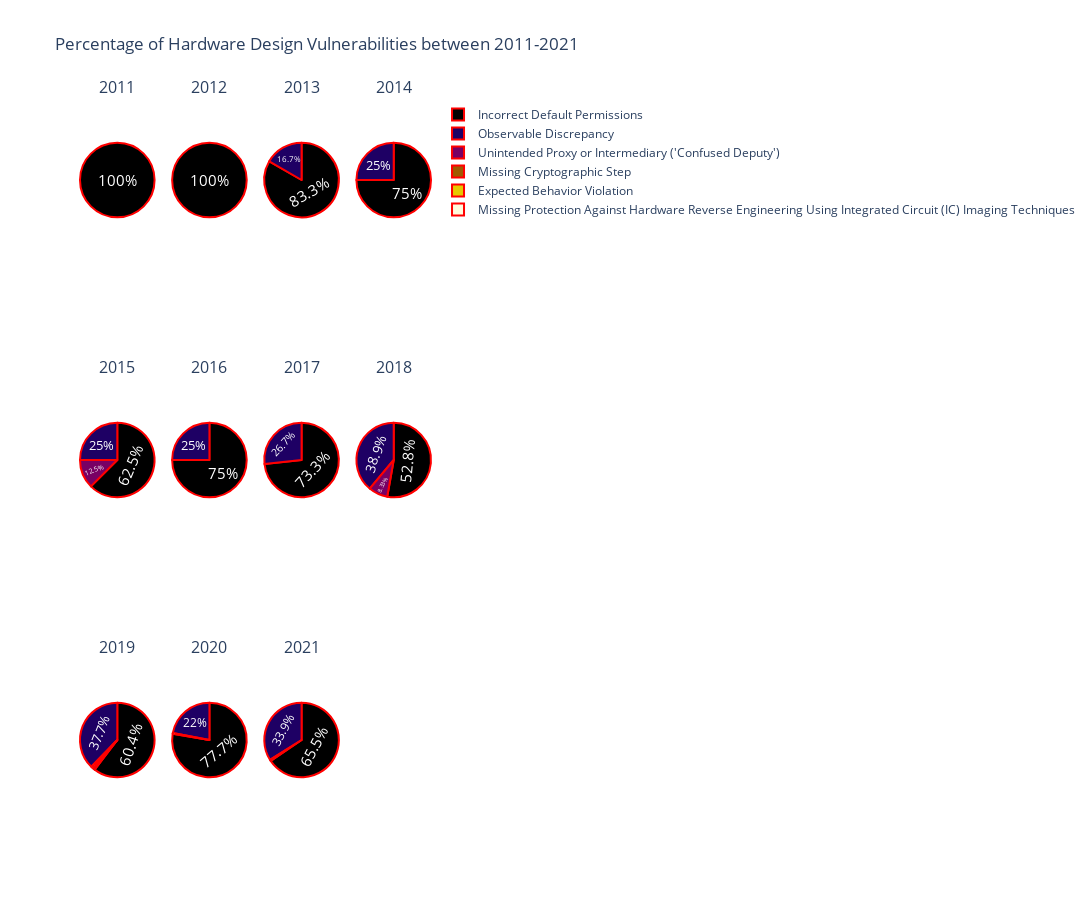

Notebook source saved alongside this figure:
### Markdown cell above
#### Following pie charts show percentage of Hardware Design Vulnerabilities according to CWE Name between 2011-2021. Especially, Incorrect default permissions are the most common type of vulnerability.

### Code cell
import plotly.graph_objects as go
from plotly.subplots import make_subplots

import plotly.express as px
fig = make_subplots(rows=3, cols=4,  subplot_titles=("2011", "2012", "2013","2014","2015","2016","2017","2018","2019","2020","2021"),
                    specs=[[{"type": "pie"}, {"type": "pie"}, {"type": "pie"}, {"type": "pie"}],[{"type": "pie"},{"type": "pie"},{"type": "pie"},{"type": "pie"}],[{"type": "pie"},{"type": "pie"},{"type": "pie"},{"type": "pie"}]])

fig.add_trace(go.Pie(labels=df2011["index"].values, values=df2011["CWE-NAME"].values,name=2011 ) ,row=1, col=1)
fig.add_trace(go.Pie(labels=df2012["index"].values, values=df2012["CWE-NAME"].values,name=2012) ,row=1, col=2)
fig.add_trace(go.Pie(labels=df2013["index"].values, values=df2013["CWE-NAME"].values,name=2013) ,row=1, col=3)
fig.add_trace(go.Pie(labels=df2014["index"].values, values=df2014["CWE-NAME"].values,name=2014) ,row=1, col=4)
fig.add_trace(go.Pie(labels=df2015["index"].values, values=df2015["CWE-NAME"].values,name=2015) ,row=2, col=1)
fig.add_trace(go.Pie(labels=df2016["index"].values, values=df2016["CWE-NAME"].values,name=2016) ,row=2, col=2)
fig.add_trace(go.Pie(labels=df2017["index"].values, values=df2017["CWE-NAME"].values,name=2017) ,row=2, col=3)
fig.add_trace(go.Pie(labels=df2018["index"].values, values=df2018["CWE-NAME"].values,name=2018) ,row=2, col=4)
fig.add_trace(go.Pie(labels=df2019["index"].values, values=df2019["CWE-NAME"].values,name=2019) ,row=3, col=1)
fig.add_trace(go.Pie(labels=df2020["index"].values, values=df2020["CWE-NAME"].values,name=2020) ,row=3, col=2)
fig.add_trace(go.Pie(labels=df2021["index"].values, values=df2021["CWE-NAME"].values,name=2021) ,row=3, col=3)
fig.add_trace(go.Pie(labels=df2022["index"].values, values=df2022["CWE-NAME"].values,name=2022) ,row=3, col=4)

fig.update_traces(hoverinfo='label+percent', textfont_size=15,textposition='inside',
                  marker=dict(line=dict(color='red', width=2)))


fig.update_layout(height=900, width=1700, colorway=px.colors.sequential.Electric , 
                  title_text="Percentage of Hardware Design Vulnerabilities between 2011-2021")

fig.show()

### Figure 1 — Plotly figure (JSON) as saved in the notebook; plotly's stock layout.template omitted (floating-point values rounded to 4 significant figures)
{"data": [{"domain": {"x": [0.0, 0.2125], "y": [0.7778, 1.0]}, "hoverinfo": "label+percent", "labels": ["Incorrect Default Permissions"], "marker": {"line": {"color": "red", "width": 2}}, "name": "2011", "textfont": {"size": 15}, "textposition": "inside", "type": "pie", "values": [4]}, {"domain": {"x": [0.2625, 0.475], "y": [0.7778, 1.0]}, "hoverinfo": "label+percent", "labels": ["Incorrect Default Permissions"], "marker": {"line": {"color": "red", "width": 2}}, "name": "2012", "textfont": {"size": 15}, "textposition": "inside", "type": "pie", "values": [6]}, {"domain": {"x": [0.525, 0.7375], "y": [0.7778, 1.0]}, "hoverinfo": "label+percent", "labels": ["Incorrect Default Permissions", "Observable Discrepancy"], "marker": {"line": {"color": "red", "width": 2}}, "name": "2013", "textfont": {"size": 15}, "textposition": "inside", "type": "pie", "values": [5, 1]}, {"domain": {"x": [0.7875, 1.0], "y": [0.7778, 1.0]}, "hoverinfo": "label+percent", "labels": ["Incorrect Default Permissions", "Observable Discrepancy"], "marker": {"line": {"color": "red", "width": 2}}, "name": "2014", "textfont": {"size": 15}, "textposition": "inside", "type": "pie", "values": [6, 2]}, {"domain": {"x": [0.0, 0.2125], "y": [0.3889, 0.6111]}, "hoverinfo": "label+percent", "labels": ["Incorrect Default Permissions", "Observable Discrepancy", "Unintended Proxy or Intermediary ('Confused Deputy')"], "marker": {"line": {"color": "red", "width": 2}}, "name": "2015", "textfont": {"size": 15}, "textposition": "inside", "type": "pie", "values": [5, 2, 1]}, {"domain": {"x": [0.2625, 0.475], "y": [0.3889, 0.6111]}, "hoverinfo": "label+percent", "labels": ["Incorrect Default Permissions", "Observable Discrepancy"], "marker": {"line": {"color": "red", "width": 2}}, "name": "2016", "textfont": {"size": 15}, "textposition": "inside", "type": "pie", "values": [3, 1]}, {"domain": {"x": [0.525, 0.7375], "y": [0.3889, 0.6111]}, "hoverinfo": "label+percent", "labels": ["Incorrect Default Permissions", "Observable Discrepancy"], "marker": {"line": {"color": "red", "width": 2}}, "name": "2017", "textfont": {"size": 15}, "textposition": "inside", "type": "pie", "values": [33, 12]}, {"domain": {"x": [0.7875, 1.0], "y": [0.3889, 0.6111]}, "hoverinfo": "label+percent", "labels": ["Incorrect Default Permissions", "Observable Discrepancy", "Unintended Proxy or Intermediary ('Confused Deputy')"], "marker": {"line": {"color": "red", "width": 2}}, "name": "2018", "textfont": {"size": 15}, "textposition": "inside", "type": "pie", "values": [19, 14, 3]}, {"domain": {"x": [0.0, 0.2125], "y": [0.0, 0.2222]}, "hoverinfo": "label+percent", "labels": ["Incorrect Default Permissions", "Observable Discrepancy", "Missing Cryptographic Step", "Unintended Proxy or Intermediary ('Confused Deputy')", "Expected Behavior Violation"], "marker": {"line": {"color": "red", "width": 2}}, "name": "2019", "textfont": {"size": 15}, "textposition": "inside", "type": "pie", "values": [96, 60, 1, 1, 1]}, {"domain": {"x": [0.2625, 0.475], "y": [0.0, 0.2222]}, "hoverinfo": "label+percent", "labels": ["Incorrect Default Permissions", "Observable Discrepancy", "Unintended Proxy or Intermediary ('Confused Deputy')"], "marker": {"line": {"color": "red", "width": 2}}, "name": "2020", "textfont": {"size": 15}, "textposition": "inside", "type": "pie", "values": [223, 63, 1]}, {"domain": {"x": [0.525, 0.7375], "y": [0.0, 0.2222]}, "hoverinfo": "label+percent", "labels": ["Incorrect Default Permissions", "Observable Discrepancy", "Missing Protection Against Hardware Reverse Engineering Using Integrated Circuit (IC) Imaging Techniques"], "marker": {"line": {"color": "red", "width": 2}}, "name": "2021", "textfont": {"size": 15}, "textposition": "inside", "type": "pie", "values": [114, 59, 1]}, {"domain": {"x": [0.7875, 1.0], "y": [0.0, 0.2222]}, "hoverinfo": "label+percent", "labels": [], "marker": {"line": {"color": "red", "width": 2}}, "name": "2022", "textfont": {"size": 15}, "textposition": "inside", "type": "pie", "values": []}], "layout": {"annotations": [{"font": {"size": 16}, "showarrow": false, "text": "2011", "x": 0.1062, "xanchor": "center", "xref": "paper", "y": 1.0, "yanchor": "bottom", "yref": "paper"}, {"font": {"size": 16}, "showarrow": false, "text": "2012", "x": 0.3688, "xanchor": "center", "xref": "paper", "y": 1.0, "yanchor": "bottom", "yref": "paper"}, {"font": {"size": 16}, "showarrow": false, "text": "2013", "x": 0.6313, "xanchor": "center", "xref": "paper", "y": 1.0, "yanchor": "bottom", "yref": "paper"}, {"font": {"size": 16}, "showarrow": false, "text": "2014", "x": 0.8938, "xanchor": "center", "xref": "paper", "y": 1.0, "yanchor": "bottom", "yref": "paper"}, {"font": {"size": 16}, "showarrow": false, "text": "2015", "x": 0.1062, "xanchor": "center", "xref": "paper", "y": 0.6111, "yanchor": "bottom", "yref": "paper"}, {"font": {"size": 16}, "showarrow": false, "text": "2016", "x": 0.3688, "xanchor": "center", "xref": "paper", "y": 0.6111, "yanchor": "bottom", "yref": "paper"}, {"font": {"size": 16}, "showarrow": false, "text": "2017", "x": 0.6313, "xanchor": "center", "xref": "paper", "y": 0.6111, "yanchor": "bottom", "yref": "paper"}, {"font": {"size": 16}, "showarrow": false, "text": "2018", "x": 0.8938, "xanchor": "center", "xref": "paper", "y": 0.6111, "yanchor": "bottom", "yref": "paper"}, {"font": {"size": 16}, "showarrow": false, "text": "2019", "x": 0.1062, "xanchor": "center", "xref": "paper", "y": 0.2222, "yanchor": "bottom", "yref": "paper"}, {"font": {"size": 16}, "showarrow": false, "text": "2020", "x": 0.3688, "xanchor": "center", "xref": "paper", "y": 0.2222, "yanchor": "bottom", "yref": "paper"}, {"font": {"size": 16}, "showarrow": false, "text": "2021", "x": 0.6313, "xanchor": "center", "xref": "paper", "y": 0.2222, "yanchor": "bottom", "yref": "paper"}], "colorway": ["rgb(0,0,0)", "rgb(30,0,100)", "rgb(120,0,100)", "rgb(160,90,0)", "rgb(230,200,0)", "rgb(255,250,220)"], "height": 900, "title": {"text": "Percentage of Hardware Design Vulnerabilities between 2011-2021"}, "width": 1700}}
